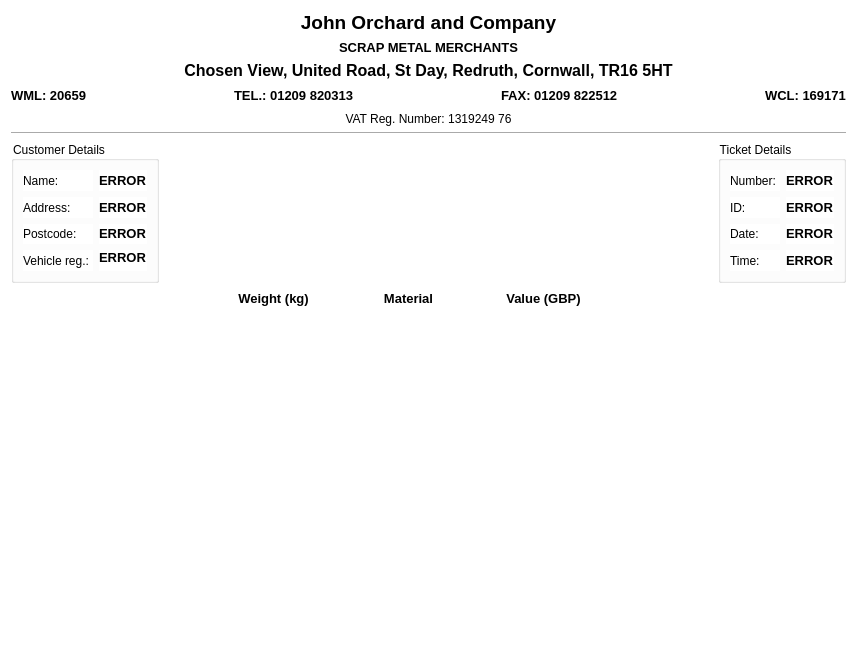
<?xml version="1.0" encoding="UTF-8"?>
<ui version="4.0">
 <class>ticketReviewDialog</class>
 <widget class="QDialog" name="ticketReviewDialog">
  <property name="geometry">
   <rect>
    <x>0</x>
    <y>0</y>
    <width>857</width>
    <height>660</height>
   </rect>
  </property>
  <property name="sizePolicy">
   <sizepolicy hsizetype="Minimum" vsizetype="Minimum">
    <horstretch>0</horstretch>
    <verstretch>0</verstretch>
   </sizepolicy>
  </property>
  <property name="windowTitle">
   <string>Dialog</string>
  </property>
  <property name="styleSheet">
   <string notr="true">background:white</string>
  </property>
  <layout class="QVBoxLayout" name="verticalLayout_4">
   <item>
    <layout class="QVBoxLayout" name="verticalLayout_2">
     <item>
      <widget class="QLabel" name="label_5">
       <property name="text">
        <string>&lt;!DOCTYPE HTML PUBLIC &quot;-//W3C//DTD HTML 4.0//EN&quot; &quot;http://www.w3.org/TR/REC-html40/strict.dtd&quot;&gt;
&lt;html&gt;&lt;head&gt;&lt;meta name=&quot;qrichtext&quot; content=&quot;1&quot; /&gt;&lt;style type=&quot;text/css&quot;&gt;
p, li { white-space: pre-wrap; }
&lt;/style&gt;&lt;/head&gt;&lt;body style=&quot; font-family:'Sans Serif'; font-size:9pt; font-weight:400; font-style:normal;&quot;&gt;
&lt;p align=&quot;center&quot; style=&quot; margin-top:0px; margin-bottom:0px; margin-left:0px; margin-right:0px; -qt-block-indent:0; text-indent:0px;&quot;&gt;&lt;span style=&quot; font-size:14pt; font-weight:600;&quot;&gt;John Orchard and Company&lt;/span&gt;&lt;/p&gt;&lt;/body&gt;&lt;/html&gt;</string>
       </property>
       <property name="alignment">
        <set>Qt::AlignCenter</set>
       </property>
      </widget>
     </item>
     <item>
      <widget class="QLabel" name="label_27">
       <property name="text">
        <string>&lt;!DOCTYPE HTML PUBLIC &quot;-//W3C//DTD HTML 4.0//EN&quot; &quot;http://www.w3.org/TR/REC-html40/strict.dtd&quot;&gt;
&lt;html&gt;&lt;head&gt;&lt;meta name=&quot;qrichtext&quot; content=&quot;1&quot; /&gt;&lt;style type=&quot;text/css&quot;&gt;
p, li { white-space: pre-wrap; }
&lt;/style&gt;&lt;/head&gt;&lt;body style=&quot; font-family:'Sans Serif'; font-size:9pt; font-weight:400; font-style:normal;&quot;&gt;
&lt;p style=&quot; margin-top:0px; margin-bottom:0px; margin-left:0px; margin-right:0px; -qt-block-indent:0; text-indent:0px;&quot;&gt;&lt;span style=&quot; font-size:10pt; font-weight:600;&quot;&gt;SCRAP METAL MERCHANTS&lt;/span&gt;&lt;/p&gt;&lt;/body&gt;&lt;/html&gt;</string>
       </property>
       <property name="alignment">
        <set>Qt::AlignCenter</set>
       </property>
      </widget>
     </item>
     <item>
      <widget class="QLabel" name="label_6">
       <property name="text">
        <string>&lt;!DOCTYPE HTML PUBLIC &quot;-//W3C//DTD HTML 4.0//EN&quot; &quot;http://www.w3.org/TR/REC-html40/strict.dtd&quot;&gt;
&lt;html&gt;&lt;head&gt;&lt;meta name=&quot;qrichtext&quot; content=&quot;1&quot; /&gt;&lt;style type=&quot;text/css&quot;&gt;
p, li { white-space: pre-wrap; }
&lt;/style&gt;&lt;/head&gt;&lt;body style=&quot; font-family:'Sans Serif'; font-size:9pt; font-weight:400; font-style:normal;&quot;&gt;
&lt;p align=&quot;center&quot; style=&quot; margin-top:0px; margin-bottom:0px; margin-left:0px; margin-right:0px; -qt-block-indent:0; text-indent:0px;&quot;&gt;&lt;span style=&quot; font-size:12pt; font-weight:600;&quot;&gt;Chosen View, United Road, St Day, Redruth, Cornwall, TR16 5HT&lt;/span&gt;&lt;/p&gt;&lt;/body&gt;&lt;/html&gt;</string>
       </property>
       <property name="alignment">
        <set>Qt::AlignCenter</set>
       </property>
      </widget>
     </item>
     <item>
      <layout class="QHBoxLayout" name="horizontalLayout_2">
       <item>
        <widget class="QLabel" name="label_25">
         <property name="text">
          <string>&lt;!DOCTYPE HTML PUBLIC &quot;-//W3C//DTD HTML 4.0//EN&quot; &quot;http://www.w3.org/TR/REC-html40/strict.dtd&quot;&gt;
&lt;html&gt;&lt;head&gt;&lt;meta name=&quot;qrichtext&quot; content=&quot;1&quot; /&gt;&lt;style type=&quot;text/css&quot;&gt;
p, li { white-space: pre-wrap; }
&lt;/style&gt;&lt;/head&gt;&lt;body style=&quot; font-family:'Sans Serif'; font-size:9pt; font-weight:400; font-style:normal;&quot;&gt;
&lt;p style=&quot; margin-top:0px; margin-bottom:0px; margin-left:0px; margin-right:0px; -qt-block-indent:0; text-indent:0px;&quot;&gt;&lt;span style=&quot; font-size:10pt; font-weight:600;&quot;&gt;WML: 20659&lt;/span&gt;&lt;/p&gt;&lt;/body&gt;&lt;/html&gt;</string>
         </property>
        </widget>
       </item>
       <item>
        <spacer name="horizontalSpacer_2">
         <property name="orientation">
          <enum>Qt::Horizontal</enum>
         </property>
         <property name="sizeHint" stdset="0">
          <size>
           <width>40</width>
           <height>20</height>
          </size>
         </property>
        </spacer>
       </item>
       <item>
        <widget class="QLabel" name="label_28">
         <property name="text">
          <string>&lt;!DOCTYPE HTML PUBLIC &quot;-//W3C//DTD HTML 4.0//EN&quot; &quot;http://www.w3.org/TR/REC-html40/strict.dtd&quot;&gt;
&lt;html&gt;&lt;head&gt;&lt;meta name=&quot;qrichtext&quot; content=&quot;1&quot; /&gt;&lt;style type=&quot;text/css&quot;&gt;
p, li { white-space: pre-wrap; }
&lt;/style&gt;&lt;/head&gt;&lt;body style=&quot; font-family:'Sans Serif'; font-size:9pt; font-weight:400; font-style:normal;&quot;&gt;
&lt;p style=&quot; margin-top:0px; margin-bottom:0px; margin-left:0px; margin-right:0px; -qt-block-indent:0; text-indent:0px;&quot;&gt;&lt;span style=&quot; font-size:10pt; font-weight:600;&quot;&gt;TEL.: 01209 820313&lt;/span&gt;&lt;/p&gt;&lt;/body&gt;&lt;/html&gt;</string>
         </property>
        </widget>
       </item>
       <item>
        <spacer name="horizontalSpacer_3">
         <property name="orientation">
          <enum>Qt::Horizontal</enum>
         </property>
         <property name="sizeHint" stdset="0">
          <size>
           <width>40</width>
           <height>20</height>
          </size>
         </property>
        </spacer>
       </item>
       <item>
        <widget class="QLabel" name="label_29">
         <property name="text">
          <string>&lt;!DOCTYPE HTML PUBLIC &quot;-//W3C//DTD HTML 4.0//EN&quot; &quot;http://www.w3.org/TR/REC-html40/strict.dtd&quot;&gt;
&lt;html&gt;&lt;head&gt;&lt;meta name=&quot;qrichtext&quot; content=&quot;1&quot; /&gt;&lt;style type=&quot;text/css&quot;&gt;
p, li { white-space: pre-wrap; }
&lt;/style&gt;&lt;/head&gt;&lt;body style=&quot; font-family:'Sans Serif'; font-size:9pt; font-weight:400; font-style:normal;&quot;&gt;
&lt;p style=&quot; margin-top:0px; margin-bottom:0px; margin-left:0px; margin-right:0px; -qt-block-indent:0; text-indent:0px;&quot;&gt;&lt;span style=&quot; font-size:10pt; font-weight:600;&quot;&gt;FAX: 01209 822512&lt;/span&gt;&lt;/p&gt;&lt;/body&gt;&lt;/html&gt;</string>
         </property>
        </widget>
       </item>
       <item>
        <spacer name="horizontalSpacer_4">
         <property name="orientation">
          <enum>Qt::Horizontal</enum>
         </property>
         <property name="sizeHint" stdset="0">
          <size>
           <width>40</width>
           <height>20</height>
          </size>
         </property>
        </spacer>
       </item>
       <item>
        <widget class="QLabel" name="label_26">
         <property name="text">
          <string>&lt;!DOCTYPE HTML PUBLIC &quot;-//W3C//DTD HTML 4.0//EN&quot; &quot;http://www.w3.org/TR/REC-html40/strict.dtd&quot;&gt;
&lt;html&gt;&lt;head&gt;&lt;meta name=&quot;qrichtext&quot; content=&quot;1&quot; /&gt;&lt;style type=&quot;text/css&quot;&gt;
p, li { white-space: pre-wrap; }
&lt;/style&gt;&lt;/head&gt;&lt;body style=&quot; font-family:'Sans Serif'; font-size:9pt; font-weight:400; font-style:normal;&quot;&gt;
&lt;p style=&quot; margin-top:0px; margin-bottom:0px; margin-left:0px; margin-right:0px; -qt-block-indent:0; text-indent:0px;&quot;&gt;&lt;span style=&quot; font-size:10pt; font-weight:600;&quot;&gt;WCL: 169171&lt;/span&gt;&lt;/p&gt;&lt;/body&gt;&lt;/html&gt;</string>
         </property>
        </widget>
       </item>
      </layout>
     </item>
     <item>
      <widget class="QLabel" name="label_30">
       <property name="text">
        <string>VAT Reg. Number: 1319249 76</string>
       </property>
       <property name="alignment">
        <set>Qt::AlignCenter</set>
       </property>
      </widget>
     </item>
    </layout>
   </item>
   <item>
    <widget class="Line" name="line">
     <property name="orientation">
      <enum>Qt::Horizontal</enum>
     </property>
    </widget>
   </item>
   <item>
    <layout class="QHBoxLayout" name="horizontalLayout">
     <item>
      <widget class="QGroupBox" name="groupBox">
       <property name="sizePolicy">
        <sizepolicy hsizetype="Preferred" vsizetype="Minimum">
         <horstretch>0</horstretch>
         <verstretch>0</verstretch>
        </sizepolicy>
       </property>
       <property name="title">
        <string>Customer Details</string>
       </property>
       <layout class="QVBoxLayout" name="verticalLayout">
        <item>
         <layout class="QGridLayout" name="gridLayout">
          <item row="0" column="0">
           <widget class="QLabel" name="label_8">
            <property name="text">
             <string>Name: </string>
            </property>
           </widget>
          </item>
          <item row="0" column="1">
           <widget class="QLabel" name="nameLabel">
            <property name="sizePolicy">
             <sizepolicy hsizetype="Minimum" vsizetype="Minimum">
              <horstretch>0</horstretch>
              <verstretch>0</verstretch>
             </sizepolicy>
            </property>
            <property name="font">
             <font>
              <pointsize>11</pointsize>
              <weight>75</weight>
              <bold>true</bold>
             </font>
            </property>
            <property name="styleSheet">
             <string notr="true"/>
            </property>
            <property name="text">
             <string>&lt;!DOCTYPE HTML PUBLIC &quot;-//W3C//DTD HTML 4.0//EN&quot; &quot;http://www.w3.org/TR/REC-html40/strict.dtd&quot;&gt;
&lt;html&gt;&lt;head&gt;&lt;meta name=&quot;qrichtext&quot; content=&quot;1&quot; /&gt;&lt;style type=&quot;text/css&quot;&gt;
p, li { white-space: pre-wrap; }
&lt;/style&gt;&lt;/head&gt;&lt;body style=&quot; font-family:'Sans Serif'; font-size:11pt; font-weight:600; font-style:normal;&quot;&gt;
&lt;p style=&quot; margin-top:0px; margin-bottom:0px; margin-left:0px; margin-right:0px; -qt-block-indent:0; text-indent:0px;&quot;&gt;&lt;span style=&quot; font-size:10pt; color:#000000;&quot;&gt;ERROR&lt;/span&gt;&lt;/p&gt;&lt;/body&gt;&lt;/html&gt;</string>
            </property>
           </widget>
          </item>
          <item row="1" column="0">
           <widget class="QLabel" name="label_11">
            <property name="text">
             <string>Address: </string>
            </property>
           </widget>
          </item>
          <item row="1" column="1">
           <widget class="QLabel" name="addressLabel">
            <property name="text">
             <string>&lt;!DOCTYPE HTML PUBLIC &quot;-//W3C//DTD HTML 4.0//EN&quot; &quot;http://www.w3.org/TR/REC-html40/strict.dtd&quot;&gt;
&lt;html&gt;&lt;head&gt;&lt;meta name=&quot;qrichtext&quot; content=&quot;1&quot; /&gt;&lt;style type=&quot;text/css&quot;&gt;
p, li { white-space: pre-wrap; }
&lt;/style&gt;&lt;/head&gt;&lt;body style=&quot; font-family:'Sans Serif'; font-size:9pt; font-weight:400; font-style:normal;&quot;&gt;
&lt;p style=&quot; margin-top:0px; margin-bottom:0px; margin-left:0px; margin-right:0px; -qt-block-indent:0; text-indent:0px;&quot;&gt;&lt;span style=&quot; font-size:10pt; font-weight:600;&quot;&gt;ERROR&lt;/span&gt;&lt;/p&gt;&lt;/body&gt;&lt;/html&gt;</string>
            </property>
           </widget>
          </item>
          <item row="2" column="0">
           <widget class="QLabel" name="label_9">
            <property name="text">
             <string>Postcode:</string>
            </property>
           </widget>
          </item>
          <item row="2" column="1">
           <widget class="QLabel" name="postcodeLabel">
            <property name="text">
             <string>&lt;!DOCTYPE HTML PUBLIC &quot;-//W3C//DTD HTML 4.0//EN&quot; &quot;http://www.w3.org/TR/REC-html40/strict.dtd&quot;&gt;
&lt;html&gt;&lt;head&gt;&lt;meta name=&quot;qrichtext&quot; content=&quot;1&quot; /&gt;&lt;style type=&quot;text/css&quot;&gt;
p, li { white-space: pre-wrap; }
&lt;/style&gt;&lt;/head&gt;&lt;body style=&quot; font-family:'Sans Serif'; font-size:9pt; font-weight:400; font-style:normal;&quot;&gt;
&lt;p style=&quot; margin-top:0px; margin-bottom:0px; margin-left:0px; margin-right:0px; -qt-block-indent:0; text-indent:0px;&quot;&gt;&lt;span style=&quot; font-size:10pt; font-weight:600;&quot;&gt;ERROR&lt;/span&gt;&lt;/p&gt;&lt;/body&gt;&lt;/html&gt;</string>
            </property>
           </widget>
          </item>
          <item row="3" column="0">
           <widget class="QLabel" name="label_15">
            <property name="text">
             <string>Vehicle reg.: </string>
            </property>
           </widget>
          </item>
          <item row="3" column="1">
           <widget class="QLabel" name="vehicleRegistrationLabel">
            <property name="sizePolicy">
             <sizepolicy hsizetype="Preferred" vsizetype="Preferred">
              <horstretch>0</horstretch>
              <verstretch>0</verstretch>
             </sizepolicy>
            </property>
            <property name="text">
             <string>&lt;!DOCTYPE HTML PUBLIC &quot;-//W3C//DTD HTML 4.0//EN&quot; &quot;http://www.w3.org/TR/REC-html40/strict.dtd&quot;&gt;
&lt;html&gt;&lt;head&gt;&lt;meta name=&quot;qrichtext&quot; content=&quot;1&quot; /&gt;&lt;style type=&quot;text/css&quot;&gt;
p, li { white-space: pre-wrap; }
&lt;/style&gt;&lt;/head&gt;&lt;body style=&quot; font-family:'Sans Serif'; font-size:9pt; font-weight:400; font-style:normal;&quot;&gt;
&lt;p style=&quot; margin-top:0px; margin-bottom:0px; margin-left:0px; margin-right:0px; -qt-block-indent:0; text-indent:0px;&quot;&gt;&lt;span style=&quot; font-size:10pt; font-weight:600;&quot;&gt;ERROR&lt;/span&gt;&lt;/p&gt;&lt;/body&gt;&lt;/html&gt;</string>
            </property>
            <property name="alignment">
             <set>Qt::AlignLeading|Qt::AlignLeft|Qt::AlignTop</set>
            </property>
           </widget>
          </item>
         </layout>
        </item>
       </layout>
      </widget>
     </item>
     <item>
      <spacer name="horizontalSpacer">
       <property name="orientation">
        <enum>Qt::Horizontal</enum>
       </property>
       <property name="sizeType">
        <enum>QSizePolicy::Expanding</enum>
       </property>
       <property name="sizeHint" stdset="0">
        <size>
         <width>138</width>
         <height>142</height>
        </size>
       </property>
      </spacer>
     </item>
     <item>
      <widget class="QGroupBox" name="groupBox_2">
       <property name="sizePolicy">
        <sizepolicy hsizetype="Preferred" vsizetype="Minimum">
         <horstretch>0</horstretch>
         <verstretch>0</verstretch>
        </sizepolicy>
       </property>
       <property name="title">
        <string>Ticket Details</string>
       </property>
       <layout class="QVBoxLayout" name="verticalLayout_3">
        <item>
         <layout class="QGridLayout" name="gridLayout_2">
          <item row="0" column="0">
           <widget class="QLabel" name="label">
            <property name="text">
             <string>Number: </string>
            </property>
           </widget>
          </item>
          <item row="0" column="1">
           <widget class="QLabel" name="numberLabel">
            <property name="text">
             <string>&lt;!DOCTYPE HTML PUBLIC &quot;-//W3C//DTD HTML 4.0//EN&quot; &quot;http://www.w3.org/TR/REC-html40/strict.dtd&quot;&gt;
&lt;html&gt;&lt;head&gt;&lt;meta name=&quot;qrichtext&quot; content=&quot;1&quot; /&gt;&lt;style type=&quot;text/css&quot;&gt;
p, li { white-space: pre-wrap; }
&lt;/style&gt;&lt;/head&gt;&lt;body style=&quot; font-family:'Sans Serif'; font-size:9pt; font-weight:400; font-style:normal;&quot;&gt;
&lt;p style=&quot; margin-top:0px; margin-bottom:0px; margin-left:0px; margin-right:0px; -qt-block-indent:0; text-indent:0px;&quot;&gt;&lt;span style=&quot; font-size:10pt; font-weight:600;&quot;&gt;ERROR&lt;/span&gt;&lt;/p&gt;&lt;/body&gt;&lt;/html&gt;</string>
            </property>
           </widget>
          </item>
          <item row="1" column="1">
           <widget class="QLabel" name="hashIdLabel">
            <property name="text">
             <string>&lt;!DOCTYPE HTML PUBLIC &quot;-//W3C//DTD HTML 4.0//EN&quot; &quot;http://www.w3.org/TR/REC-html40/strict.dtd&quot;&gt;
&lt;html&gt;&lt;head&gt;&lt;meta name=&quot;qrichtext&quot; content=&quot;1&quot; /&gt;&lt;style type=&quot;text/css&quot;&gt;
p, li { white-space: pre-wrap; }
&lt;/style&gt;&lt;/head&gt;&lt;body style=&quot; font-family:'Sans Serif'; font-size:9pt; font-weight:400; font-style:normal;&quot;&gt;
&lt;p style=&quot; margin-top:0px; margin-bottom:0px; margin-left:0px; margin-right:0px; -qt-block-indent:0; text-indent:0px;&quot;&gt;&lt;span style=&quot; font-size:10pt; font-weight:600;&quot;&gt;ERROR&lt;/span&gt;&lt;/p&gt;&lt;/body&gt;&lt;/html&gt;</string>
            </property>
           </widget>
          </item>
          <item row="2" column="0">
           <widget class="QLabel" name="label_2">
            <property name="text">
             <string>Date: </string>
            </property>
           </widget>
          </item>
          <item row="2" column="1">
           <widget class="QLabel" name="dateLabel">
            <property name="text">
             <string>&lt;!DOCTYPE HTML PUBLIC &quot;-//W3C//DTD HTML 4.0//EN&quot; &quot;http://www.w3.org/TR/REC-html40/strict.dtd&quot;&gt;
&lt;html&gt;&lt;head&gt;&lt;meta name=&quot;qrichtext&quot; content=&quot;1&quot; /&gt;&lt;style type=&quot;text/css&quot;&gt;
p, li { white-space: pre-wrap; }
&lt;/style&gt;&lt;/head&gt;&lt;body style=&quot; font-family:'Sans Serif'; font-size:9pt; font-weight:400; font-style:normal;&quot;&gt;
&lt;p style=&quot; margin-top:0px; margin-bottom:0px; margin-left:0px; margin-right:0px; -qt-block-indent:0; text-indent:0px;&quot;&gt;&lt;span style=&quot; font-size:10pt; font-weight:600;&quot;&gt;ERROR&lt;/span&gt;&lt;/p&gt;&lt;/body&gt;&lt;/html&gt;</string>
            </property>
           </widget>
          </item>
          <item row="3" column="0">
           <widget class="QLabel" name="label_4">
            <property name="text">
             <string>Time: </string>
            </property>
           </widget>
          </item>
          <item row="3" column="1">
           <widget class="QLabel" name="timeLabel">
            <property name="text">
             <string>&lt;!DOCTYPE HTML PUBLIC &quot;-//W3C//DTD HTML 4.0//EN&quot; &quot;http://www.w3.org/TR/REC-html40/strict.dtd&quot;&gt;
&lt;html&gt;&lt;head&gt;&lt;meta name=&quot;qrichtext&quot; content=&quot;1&quot; /&gt;&lt;style type=&quot;text/css&quot;&gt;
p, li { white-space: pre-wrap; }
&lt;/style&gt;&lt;/head&gt;&lt;body style=&quot; font-family:'Sans Serif'; font-size:9pt; font-weight:400; font-style:normal;&quot;&gt;
&lt;p style=&quot; margin-top:0px; margin-bottom:0px; margin-left:0px; margin-right:0px; -qt-block-indent:0; text-indent:0px;&quot;&gt;&lt;span style=&quot; font-size:10pt; font-weight:600;&quot;&gt;ERROR&lt;/span&gt;&lt;/p&gt;&lt;/body&gt;&lt;/html&gt;</string>
            </property>
           </widget>
          </item>
          <item row="1" column="0">
           <widget class="QLabel" name="label_3">
            <property name="text">
             <string>ID: </string>
            </property>
           </widget>
          </item>
         </layout>
        </item>
       </layout>
      </widget>
     </item>
    </layout>
   </item>
   <item>
    <layout class="QHBoxLayout" name="horizontalLayout_3">
     <item>
      <spacer name="horizontalSpacer_5">
       <property name="orientation">
        <enum>Qt::Horizontal</enum>
       </property>
       <property name="sizeType">
        <enum>QSizePolicy::Preferred</enum>
       </property>
       <property name="sizeHint" stdset="0">
        <size>
         <width>198</width>
         <height>20</height>
        </size>
       </property>
      </spacer>
     </item>
     <item>
      <widget class="QLabel" name="label_7">
       <property name="sizePolicy">
        <sizepolicy hsizetype="Preferred" vsizetype="Preferred">
         <horstretch>0</horstretch>
         <verstretch>0</verstretch>
        </sizepolicy>
       </property>
       <property name="text">
        <string>&lt;!DOCTYPE HTML PUBLIC &quot;-//W3C//DTD HTML 4.0//EN&quot; &quot;http://www.w3.org/TR/REC-html40/strict.dtd&quot;&gt;
&lt;html&gt;&lt;head&gt;&lt;meta name=&quot;qrichtext&quot; content=&quot;1&quot; /&gt;&lt;style type=&quot;text/css&quot;&gt;
p, li { white-space: pre-wrap; }
&lt;/style&gt;&lt;/head&gt;&lt;body style=&quot; font-family:'Sans Serif'; font-size:9pt; font-weight:400; font-style:normal;&quot;&gt;
&lt;p style=&quot; margin-top:0px; margin-bottom:0px; margin-left:0px; margin-right:0px; -qt-block-indent:0; text-indent:0px;&quot;&gt;&lt;span style=&quot; font-size:10pt; font-weight:600;&quot;&gt;Weight (kg)&lt;/span&gt;&lt;/p&gt;&lt;/body&gt;&lt;/html&gt;</string>
       </property>
       <property name="alignment">
        <set>Qt::AlignCenter</set>
       </property>
       <property name="margin">
        <number>0</number>
       </property>
      </widget>
     </item>
     <item>
      <widget class="QLabel" name="label_10">
       <property name="sizePolicy">
        <sizepolicy hsizetype="Preferred" vsizetype="Preferred">
         <horstretch>0</horstretch>
         <verstretch>0</verstretch>
        </sizepolicy>
       </property>
       <property name="text">
        <string>&lt;!DOCTYPE HTML PUBLIC &quot;-//W3C//DTD HTML 4.0//EN&quot; &quot;http://www.w3.org/TR/REC-html40/strict.dtd&quot;&gt;
&lt;html&gt;&lt;head&gt;&lt;meta name=&quot;qrichtext&quot; content=&quot;1&quot; /&gt;&lt;style type=&quot;text/css&quot;&gt;
p, li { white-space: pre-wrap; }
&lt;/style&gt;&lt;/head&gt;&lt;body style=&quot; font-family:'Sans Serif'; font-size:9pt; font-weight:400; font-style:normal;&quot;&gt;
&lt;p style=&quot; margin-top:0px; margin-bottom:0px; margin-left:0px; margin-right:0px; -qt-block-indent:0; text-indent:0px;&quot;&gt;&lt;span style=&quot; font-size:10pt; font-weight:600;&quot;&gt;Material&lt;/span&gt;&lt;/p&gt;&lt;/body&gt;&lt;/html&gt;</string>
       </property>
       <property name="alignment">
        <set>Qt::AlignCenter</set>
       </property>
      </widget>
     </item>
     <item>
      <widget class="QLabel" name="label_12">
       <property name="sizePolicy">
        <sizepolicy hsizetype="Preferred" vsizetype="Preferred">
         <horstretch>0</horstretch>
         <verstretch>0</verstretch>
        </sizepolicy>
       </property>
       <property name="text">
        <string>&lt;!DOCTYPE HTML PUBLIC &quot;-//W3C//DTD HTML 4.0//EN&quot; &quot;http://www.w3.org/TR/REC-html40/strict.dtd&quot;&gt;
&lt;html&gt;&lt;head&gt;&lt;meta name=&quot;qrichtext&quot; content=&quot;1&quot; /&gt;&lt;style type=&quot;text/css&quot;&gt;
p, li { white-space: pre-wrap; }
&lt;/style&gt;&lt;/head&gt;&lt;body style=&quot; font-family:'Sans Serif'; font-size:9pt; font-weight:400; font-style:normal;&quot;&gt;
&lt;p style=&quot; margin-top:0px; margin-bottom:0px; margin-left:0px; margin-right:0px; -qt-block-indent:0; text-indent:0px;&quot;&gt;&lt;span style=&quot; font-size:10pt; font-weight:600;&quot;&gt;Value (GBP)&lt;/span&gt;&lt;/p&gt;&lt;/body&gt;&lt;/html&gt;</string>
       </property>
       <property name="alignment">
        <set>Qt::AlignCenter</set>
       </property>
      </widget>
     </item>
     <item>
      <spacer name="horizontalSpacer_6">
       <property name="orientation">
        <enum>Qt::Horizontal</enum>
       </property>
       <property name="sizeType">
        <enum>QSizePolicy::Preferred</enum>
       </property>
       <property name="sizeHint" stdset="0">
        <size>
         <width>238</width>
         <height>20</height>
        </size>
       </property>
      </spacer>
     </item>
    </layout>
   </item>
   <item>
    <spacer name="verticalSpacer">
     <property name="orientation">
      <enum>Qt::Vertical</enum>
     </property>
     <property name="sizeHint" stdset="0">
      <size>
       <width>20</width>
       <height>377</height>
      </size>
     </property>
    </spacer>
   </item>
  </layout>
 </widget>
 <resources/>
 <connections/>
</ui>
